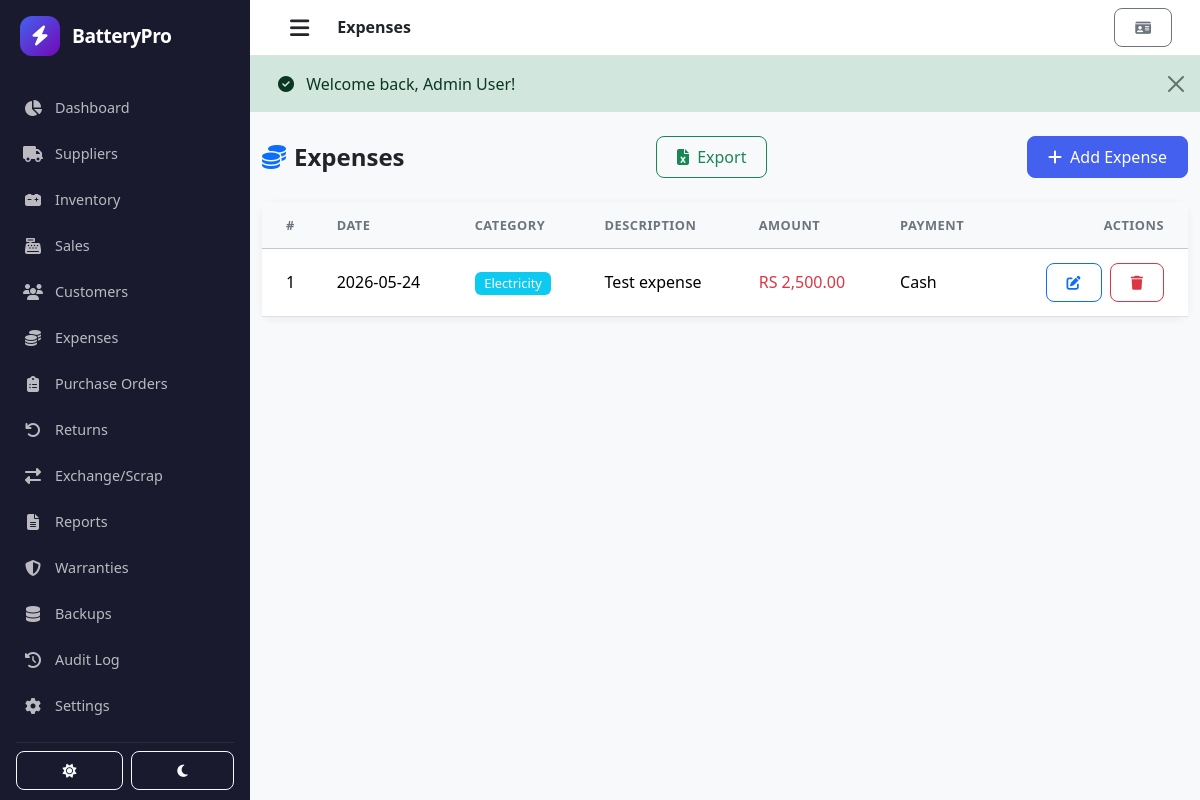
/expenses (signed in), run on the app's committed database.
### tables this page shows
CREATE TABLE `expenses` (
  `id` int(11) NOT NULL AUTO_INCREMENT,
  `category` enum('rent','electricity','salary','transport','miscellaneous','other') NOT NULL,
  `description` varchar(255) DEFAULT NULL,
  `amount` decimal(10,2) NOT NULL,
  `expense_date` date NOT NULL,
  `payment_method` enum('cash','card','bank_transfer','cheque') DEFAULT 'cash',
  `receipt_number` varchar(50) DEFAULT NULL,
  `created_at` datetime DEFAULT current_timestamp(),
  `updated_at` datetime DEFAULT current_timestamp() ON UPDATE current_timestamp(),
  PRIMARY KEY (`id`)
);

### controllers/ExpenseController.php (called while the page is built, shortened)
<?php
class ExpenseController extends BaseController {
    private $expenseModel;
    public function __construct() {
        $this->expenseModel = new Expense();
    }
    public function index() {
        $expenses = $this->expenseModel->findAll();
        $this->render('expenses/index', [
            'title' => 'Expenses',
            'expenses' => $expenses,
        ]);
    }
}

### routes/web.php (called while the page is built, shortened)
<?php
require_once __DIR__ . '/../helpers/Router.php';
require_once __DIR__ . '/../controllers/DashboardController.php';
require_once __DIR__ . '/../controllers/ExpenseController.php';
$router = new Router();
$router->add('GET', '/', 'DashboardController@index');
$router->add('GET', '/login', 'AuthController@login');
$router->add('POST', '/login', 'AuthController@login');
$router->add('GET', '/logout', 'AuthController@logout');
$router->add('GET', '/profile', 'AuthController@profile');
$router->add('POST', '/profile', 'AuthController@profile');
$router->add('GET', '/suppliers', 'SupplierController@index');
$router->add('POST', '/suppliers/create', 'SupplierController@create');
$router->add('POST', '/suppliers/edit/{id}', 'SupplierController@edit');
$router->add('GET', '/suppliers/delete/{id}', 'SupplierController@delete');
$router->add('GET', '/batteries', 'BatteryController@index');
$router->add('POST', '/batteries/create', 'BatteryController@create');
$router->add('POST', '/batteries/edit/{id}', 'BatteryController@edit');
$router->add('GET', '/batteries/delete/{id}', 'BatteryController@delete');
$router->add('POST', '/batteries/stock/{id}', 'BatteryController@stock');
$router->add('GET', '/customers', 'CustomerController@index');
$router->add('POST', '/customers/create', 'CustomerController@create');
$router->add('POST', '/customers/edit/{id}', 'CustomerController@edit');
$router->add('GET', '/customers/delete/{id}', 'CustomerController@delete');
$router->add('GET', '/sales', 'SaleController@index');
$router->add('GET', '/sales/create', 'SaleController@create');
$router->add('POST', '/sales/create', 'SaleController@create');
$router->add('GET', '/sales/view/{id}', 'SaleController@view');
$router->add('GET', '/expenses', 'ExpenseController@index');
$router->add('POST', '/expenses/create', 'ExpenseController@create');
$router->add('POST', '/expenses/edit/{id}', 'ExpenseController@edit');
$router->add('GET', '/expenses/delete/{id}', 'ExpenseController@delete');
$router->add('GET', '/purchase-orders', 'PurchaseOrderController@index');
$router->add('GET', '/purchase-orders/create', 'PurchaseOrderController@create');
$router->add('POST', '/purchase-orders/create', 'PurchaseOrderController@create');
$router->add('GET', '/purchase-orders/view/{id}', 'PurchaseOrderController@view');
$router->add('GET', '/purchase-orders/receive/{id}', 'PurchaseOrderController@receive');
$router->add('POST', '/purchase-orders/receive/{id}', 'PurchaseOrderController@receive');
$router->add('GET', '/purchase-orders/cancel/{id}', 'PurchaseOrderController@cancel');
$router->add('GET', '/settings', 'SettingsController@index');
$router->add('POST', '/settings', 'SettingsController@index');
$router->add('GET', '/audit', 'AuditController@index');
$router->add('GET', '/backups', 'BackupController@index');
$router->add('GET', '/backups/create', 'BackupController@create');
$router->add('GET', '/backups/download/{id}', 'BackupController@download');
$router->add('GET', '/warranties', 'WarrantyController@index');
$router->add('GET', '/suppliers/import', 'SupplierController@import');
$router->add('POST', '/suppliers/import', 'SupplierController@import');
$router->add('GET', '/customers/import', 'CustomerController@import');
$router->add('POST', '/customers/import', 'CustomerController@import');
$router->add('GET', '/export/suppliers', 'ExportController@suppliers');
$router->add('GET', '/export/batteries', 'ExportController@batteries');
$router->add('GET', '/export/customers', 'ExportController@customers');
$router->add('GET', '/export/sales', 'ExportController@sales');
$router->add('GET', '/export/expenses', 'ExportController@expenses');
$router->add('GET', '/sales/pdf/{id}', 'PdfController@saleInvoice');
$router->add('GET', '/reports/pdf', 'PdfController@reports');
$router->add('GET', '/returns', 'ReturnController@index');
$router->add('GET', '/returns/create', 'ReturnController@create');
$router->add('POST', '/returns/create', 'ReturnController@create');
$router->add('GET', '/returns/items/{id}', 'ReturnController@getSaleItems');
$router->add('GET', '/exchange', 'ExchangeController@index');
$router->add('GET', '/exchange/scrap/{id}', 'ExchangeController@markScrapped');
$router->add('GET', '/exchange/sold/{id}', 'ExchangeController@markSold');
$router->add('GET', '/reports', 'ReportController@index');
$router->setNotFound(function() {
    header('HTTP/1.0 404 Not Found');
    $title = '404 Not Found';
    $content = '<div class="container text-center mt-5"><h1>404</h1><p>Page not found</p><a href="' . site_url('/') . '" class="btn btn-primary">Back to Dashboard</a></div>';
    require __DIR__ . '/../views/layout.php';
});
$router->dispatch();

### index.php (called while the page is built, shortened)
<?php
if (file_exists(__DIR__ . '/vendor/autoload.php')) {
    require_once __DIR__ . '/vendor/autoload.php';
}
require_once __DIR__ . '/config/autoload.php';
require_once __DIR__ . '/routes/web.php';
?>

### config/app.php (called while the page is built)
<?php
return [
    'app_name' => 'BatteryPro Management System',
    'version' => '1.0.0',
    'base_url' => 'http://localhost:8080/batterypro/',
    'clean_urls' => true,
    'timezone' => 'UTC',
    'cookie_name' => 'batterypro_session',
    'cookie_lifetime' => 3600,
    'session_lifetime' => 7200,
    'jwt_secret' => 'your-very-secret-key',
    'password_hash_cost' => 12,
    'token_length' => 32,
    'remember_me_duration' => 2592000,
    'max_file_size' => 5242880,
    'allowed_image_types' => ['jpg', 'jpeg', 'png', 'gif'],
    'upload_path' => __DIR__ . '/../uploads/',
    'backup_path' => __DIR__ . '/../database/backups/',
    'auto_backup_time' => '02:00',
    'report_path' => __DIR__ . '/../database/reports/',
];

### helpers/auth_helper.php (called while the page is built, shortened)
<?php
if (!function_exists('currency_format')) {
    function currency_format($amount, $decimals = 2) {
        $symbol = 'Rs. ';
        static $settingsSymbol = null;
        if ($settingsSymbol === null) {
            try {
                $db = (new Database())->getConnection();
                $row = $db->query("SELECT currency_symbol FROM settings LIMIT 1")->fetch();
                if ($row && !empty($row['currency_symbol'])) {
                    $symbol = $row['currency_symbol'] . ' ';
                }
            } catch (Exception $e) {}
        }
        return $symbol . number_format((float)$amount, $decimals);
    }
}
if (!function_exists('site_url')) {
    function site_url($path = '') {
        static $base = null, $clean = null;
        if ($base === null) {
            $cfg = @include __DIR__ . '/../config/app.php';
            $base = $cfg['base_url'] ?? '';
            $base = rtrim($base, '/');
            $clean = $cfg['clean_urls'] ?? true;
        }
        $path = '/' . ltrim($path, '/');
        return $base . $path;
    }
}

### config/autoload.php (called while the page is built, shortened)
<?php
spl_autoload_register(function ($class) {
    $classPath = str_replace('\\', DIRECTORY_SEPARATOR, $class);
    $file = __DIR__ . '/../' . $classPath . '.php';
    $paths = [
        __DIR__ . '/../controllers/',
        __DIR__ . '/../models/',
        __DIR__ . '/../helpers/',
        __DIR__ . '/../config/',
    ];
    foreach ($paths as $path) {
        $file = $path . $class . '.php';
        if (file_exists($file)) {
            return true;
        }
    }
    return false;
});
if (file_exists(__DIR__ . '/app.php')) {
    $appConfig = require __DIR__ . '/app.php';
}
require_once __DIR__ . '/../helpers/auth_helper.php';

### config/database.php (called while the page is built, shortened)
<?php
class Database {
    private $host = 'localhost';
    private $db_name = 'batterypro';
    private $username = 'root';
    private $password = '';
    private $charset = 'utf8mb4';
    private $pdo;
    public function connect() {
        $dsn = "mysql:host={$this->host};dbname={$this->db_name};charset={$this->charset}";
        $options = [
            PDO::ATTR_ERRMODE            => PDO::ERRMODE_EXCEPTION,
            PDO::ATTR_DEFAULT_FETCH_MODE => PDO::FETCH_ASSOC,
            PDO::ATTR_EMULATE_PREPARES   => false,
        ];
        try {
            $this->pdo = new PDO($dsn, $this->username, $this->password, $options);
        } catch (PDOException $e) {
            throw new Exception("Database connection failed: " . $e->getMessage());
        }
        return $this->pdo;
    }
    public function getConnection() {
        return $this->pdo;
    }
}

### models/BaseModel.php (called while the page is built, shortened)
<?php
class BaseModel {
    protected $db;
    protected $table;
    public function __construct($dbConnection = null) {
        $database = new Database();
        $this->db = $database->getConnection();
    }
    public function findAll() {
        $stmt = $this->db->prepare("SELECT * FROM {$this->table}");
        $stmt->execute();
        return $stmt->fetchAll();
    }
}

### views/expenses/index.php (the view, shortened to what this page needs)
<div class="container-fluid py-4">
    <div class="d-flex justify-content-between align-items-center mb-4">
        <div>
            <h4 class="fw-bold mb-0"><i class="fas fa-coins me-2 text-primary"></i>Expenses</h4>
        </div>
        <a href="<?= site_url('/export/expenses') ?>" class="btn btn-outline-success me-2"><i class="fas fa-file-excel me-1"></i> Export</a>
        <button class="btn btn-primary" data-bs-toggle="modal" data-bs-target="#addModal">
            <i class="fas fa-plus me-1"></i> Add Expense
        </button>
    </div>
    <div class="card border-0 shadow-sm">
        <div class="card-body p-0">
            <div class="table-responsive">
                <table class="table table-hover mb-0">
                    <thead class="table-light">
                        <tr>
                            <th class="ps-4">#</th>
                            <th>Date</th>
                            <th>Category</th>
                            <th>Description</th>
                            <th>Amount</th>
                            <th>Payment</th>
                            <th class="text-end pe-4">Actions</th>
                        </tr>
                    </thead>
                    <tbody>
                        <?php if (empty($expenses)): ?>
                        <tr>
                            <td colspan="7" class="text-center py-4 text-muted">
                                <i class="fas fa-coins fa-2x d-block mb-2"></i>No expenses recorded.
                            </td>
                        </tr>
                        <?php else: ?>
                        <?php foreach ($expenses as $e): ?>
                        <tr>
                            <td class="ps-4"><?= $e['id'] ?></td>
                            <td><span class="text-nowrap"><?= htmlspecialchars($e['expense_date']) ?></span></td>
                            <td><span class="badge bg-info"><?= ucfirst($e['category']) ?></span></td>
                            <td><?= htmlspecialchars($e['description'] ?? '-') ?></td>
                            <td class="fw-medium text-danger"><?= currency_format($e['amount']) ?></td>
                            <td><?= ucfirst($e['payment_method']) ?></td>
                            <td class="text-end pe-4">
                                <button class="btn btn-sm btn-outline-primary me-1" data-bs-toggle="modal" data-bs-target="#editModal<?= $e['id'] ?>"><i class="fas fa-edit"></i></button>
                                <a href="<?= site_url('/expenses/delete/' . $e['id']) ?>" class="btn btn-sm btn-outline-danger" onclick="return confirm('Delete this expense?')"><i class="fas fa-trash"></i></a>
                            </td>
                        </tr>
                        <?php endforeach; ?>
                        <?php endif; ?>
                    </tbody>
                </table>
            </div>
        </div>
    </div>
</div>

### helpers/Router.php (shortened to what this page needs)
<?php
class Router {
    protected $routes = [];
    public function add($method, $path, $callback) {
        $method = strtoupper($method);
        $this->routes[] = [
            'method' => $method,
            'path'   => $this->formatPath($path),
            'callback' => $callback
        ];
    }
    public function dispatch() {
        $requestMethod = $_SERVER['REQUEST_METHOD'];
        if (!empty($_GET['url'])) {
            $requestUri = '/' . ltrim(trim($_GET['url']), '/');
        } else {
            $requestUri = parse_url($_SERVER['REQUEST_URI'], PHP_URL_PATH);
        }
        $requestUri = '/' . trim($requestUri, '/');
        foreach ($this->routes as $route) {
            if ($route['method'] !== $requestMethod) {
                continue;
            }
            $pattern = $this->convertPathToRegex($route['path']);
            if (preg_match($pattern, $requestUri, $matches)) {
                $params = [];
                if (is_callable($route['callback'])) {
                    call_user_func_array($route['callback'], $params);
                } else {
                    $parts = explode('@', $route['callback']);
                    $controllerName = $parts[0];
                    $method = $parts[1] ?? 'index';
                    if (class_exists($controllerName) && method_exists($controllerName, $method)) {
                        $controller = new $controllerName();
                        call_user_func_array([$controller, $method], $params);
                    } else {
                        $this->handleNotFound();
                    }
                }
                return;
            }
        }
    }
    protected function formatPath($path) {
        $path = '/' . trim($path, '/');
        return $path;
    }
    protected function convertPathToRegex($path) {
        $regex = preg_replace('#\{([^}]+)\}#', '(?P<$1>[^/]+)', $path);
        $regex = '#^' . $regex . '$#';
        return $regex;
    }
}

### assets/css/style.css (style rules this page uses)
:root { --primary: #4361ee; --primary-dark: #3a56d4; --primary-light: #eef0ff; --success: #06d6a0; --warning: #ffd166; --danger: #ef476f; --info: #118ab2; --sidebar-bg: #1a1a2e; --sidebar-hover: #162447; --sidebar-active: #0f3460; --sidebar-text: rgba(255,255,255,0.7); --sidebar-width: 250px; --sidebar-collapsed: 0px; --topbar-height: 56px; --gray-100: #f8f9fa; --gray-200: #e9ecef; --gray-300: #dee2e6; --gray-600: #6c757d; --gray-700: #495057; --gray-800: #343a40; --gray-900: #212529; }
body { font-family: 'Segoe UI', -apple-system, BlinkMacSystemFont, system-ui, sans-serif; background: var(--gray-100); overflow-x: hidden; min-height: 100vh; }
.card { border-radius: 12px; border: 1px solid rgba(0,0,0,0.05); }
.table { margin-bottom: 0; }
.table th { font-weight: 600; font-size: 0.8rem; text-transform: uppercase; letter-spacing: 0.5px; color: var(--gray-600); padding: 0.85rem 1rem; white-space: nowrap; }
.table td { padding: 0.85rem 1rem; vertical-align: middle; }
.table-hover tbody tr { transition: background 0.15s ease; }
.table-light th { background: var(--gray-100); }
.btn { border-radius: 8px; font-weight: 500; padding: 0.5rem 1.25rem; transition: all 0.2s; }
.btn-primary { background: var(--primary); border-color: var(--primary); }
.badge { font-weight: 500; padding: 0.4em 0.75em; border-radius: 6px; font-size: 0.8rem; }
.fw-medium { font-weight: 500; }
.shadow-sm { box-shadow: 0 2px 8px rgba(0,0,0,0.06) !important; }

### data on the page
expenses: id "1", expense_date "2026-05-24", category "Electricity", description "Test expense", amount "RS 2,500.00", payment_method "Cash"

### other printed values
$msg "Welcome back, Admin User!"
